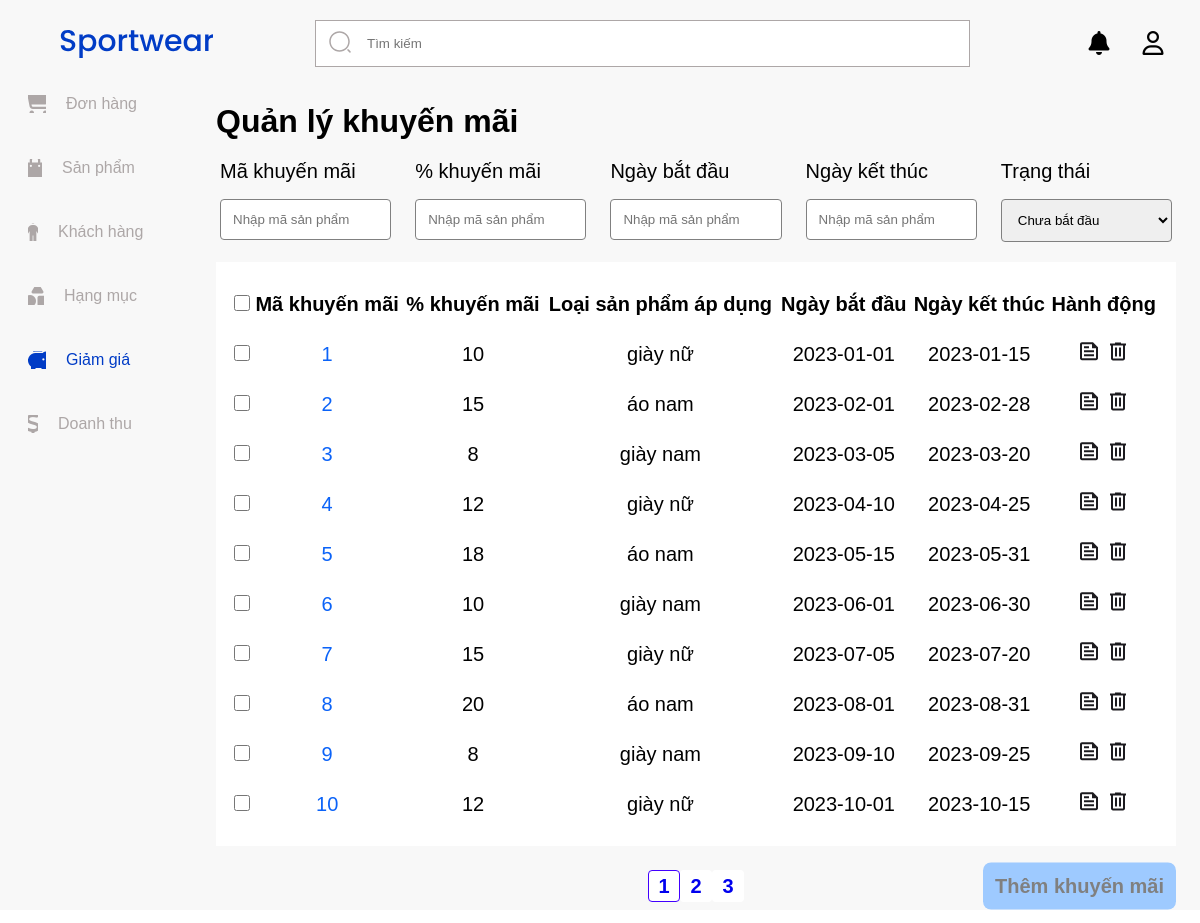
Screenshot of /pages/admin/coupons/index.php with the database file from the repository.
### tables this page shows
CREATE TABLE discounts
(
    id INT AUTO_INCREMENT PRIMARY KEY,
    begin_at DATE,
    end_at DATE,
    discount_percent INT
);

### db/connection.php (called while the page is built, shortened)
<?php
function connectDb() {
    $host = "localhost";
    $username = "root";
    $password = "";
    $dbname = "ecommerce-sportswear";
    $con = new mysqli($host, $username, $password, $dbname);
    $con->set_charset("utf8");
    return $con;
}
function execQuery($query)
{
    $conn = connectDb();
    $result = $conn->query($query);
    return $result;
}

### components/coupon-item/index.php (the view)
<?php
function CouponItem($id, $percent, $product_type, $start_date, $end_date)
{
    echo '
            <tr>
                <td class="cell-center" >
                    <input type="checkbox" name="check-one" />
                </td>
                <td class="cell-center" >' . $id . '</td>
                <td class="cell-center">' . $percent . '</td>
                <td class="list-container__name cell-center">' . $product_type . '</td>
                <td class="cell-center">' . $start_date . '</td>
                <td class="cell-center">' . $end_date . '</td>
                <td class="cell-center cell-action">
                    <a onclick="openUpdateModal()">
                        <img src="../../../assets/images/detail.svg" alt="customer infomation detail" />
                    </a>
                    <a onclick="deleteCoupon()">
                        <img src="../../../assets/images/delete.svg" alt="customer infomation delete" />
                    </a>
                </td>
            </tr>
        ';
}

### pages/admin/coupons/index.php (shortened to what this page needs)
<?php
include '../../../components/coupon-item/index.php';
include "../../../components/admin-sidebar/index.php";
?>
<!DOCTYPE html>
<html lang="en">
<head>
    <link rel="stylesheet" href="manage-coupon.css" />
    <link rel="stylesheet" hre f="./manage-coupon.css" />
    <link rel="stylesheet" href="../../../components/admin-sidebar/style.css">
    <link rel="stylesheet" href="./coupon-modal.css">
</head>
<body>
    <main class="container">
        <h1>Quản lý khuyến mãi</h1>
        <div class="search-customer">
            <div class="search-customer__card">
                <label for="coupon-id"> Mã khuyến mãi </label>
                <input class="search-customer__input-text" type="text" name="coupon-id" id="coupon-id" placeholder="Nhập mã sản phẩm" />
            </div>
            <div class="search-customer__card">
                <label for="coupon-percent"> % khuyến mãi </label>
                <input class="search-customer__input-text" type="text" name="percent-coupon" id="percent-coupon" placeholder="Nhập mã sản phẩm" />
            </div>
            <div class="search-customer__card">
                <label for="coupon-start-date"> Ngày bắt đầu </label>
                <input class="search-customer__input-text" type="text" name="coupon-start-date" id="coupon-start-date" placeholder="Nhập mã sản phẩm" />
            </div>
            <div class="search-customer__card">
                <label for="coupon-end-date"> Ngày kết thúc </label>
                <input class="search-customer__input-text" type="text" name="coupon-end-date" id="coupon-end-date" placeholder="Nhập mã sản phẩm" />
            </div>
            <div class="search-customer__card">
                <label for="coupon-status"> Trạng thái </label>
                <select class="search-customer__select" name="coupon-status" id="coupon-status">
                    <option value="pending">Chưa bắt đầu</option>
                </select>
            </div>
        </div>
        <div class="list-container">
            <table class="customers-table">
                <thead>
                    <tr>
                        <th>
                            <input type="checkbox" name="check-all" />
                        </th>
                        <th>Mã khuyến mãi</th>
                        <th class="">% khuyến mãi</th>
                        <th class="">Loại sản phẩm áp dụng</th>
                        <th class="">Ngày bắt đầu</th>
                        <th class="">Ngày kết thúc</th>
                        <th>Hành động</th>
                    </tr>
                </thead>
                <tbody>
                    <?php
                    include "../../../db/connection.php";
                    $query = "SELECT * FROM discounts";
                    $result = execQuery($query);
                    for ($i = 0; $i < $result->num_rows; $i++) {
                        $row = $result->fetch_assoc();
                        $options = ['giày nam', 'giày nữ', 'áo nam'];
                        if ($row["id"] % 3 == 0) {
                            $productType = $options[0];
                        } else if ($row["id"] % 3 == 1) {
                            $productType = $options[1];
                        } else {
                            $productType = $options[2];
                        }
                        CouponItem($row["id"], $row["discount_percent"], $productType, $row["begin_at"], $row["end_at"]);
                    }
                    ?>
                </tbody>
            </table>
        </div>
        <div class="customers-footer">
            <div class="pagination">
                <a class="active" href="#">1</a>
                <a href="#">2</a>
                <a href="#">3</a>
            </div>
            <button id="add-coupon-button"> Thêm khuyến mãi </button>
        </div>
    </main>
</body>
</html>

### pages/admin/coupons/manage-coupon.css (style rules this page uses)
div, main, section, article, body { box-sizing: border-box; padding: 0; margin: 0; overflow: hidden; --blue: #0B63F8; }
html, * { font-family: 'public sans', sans-serif; }
.container { width: 100%; height: 100%; display: flex; flex-direction: column; gap: 1rem; padding: 1rem 1.5rem 1rem 1rem; padding-bottom: 0rem; }
.search-customer { display: flex; flex-direction: row; gap: 1rem; font-size: 1.25rem; }
.search-customer__card { flex: 1; display: flex; flex-direction: column; padding: 0.25rem; gap: 1rem; }
.search-customer__input-text { padding: 0.75rem; border: 1px solid gray; border-radius: 0.25rem; }
.list-container { flex: 1; display: flex; flex-direction: column; background-color: white; font-size: 1.25rem; overflow-y: auto; }
.customers-table { padding: 1rem; }
.list-container input[type='checkbox'] { width: 1rem; height: 1rem; }
.list-container .cell-center { text-align: center; }
.list-container .list-container__name { max-width: 15rem; }
.search-customer__select { padding: 0.75rem; border: 1px solid gray; border-radius: 0.25rem; }
.search-customer__select option { padding: 0.75rem !important; border: 1px solid gray !important; border-radius: 0.25rem !important; }
.list-container .cell-action a { text-decoration: none; transition: opacity 0.25s; cursor: pointer; }
.list-container tr { height: 3rem; }
.list-container tbody tr td:nth-child(2) { color: var(--blue); }
.customers-footer { display: flex; position: relative; justify-content: center; align-items: center; gap: 1rem; font-size: 1.25rem; padding-top: 0.5rem; padding-bottom: 0.5rem; }
.customers-footer .pagination { display: flex; flex-direction: row; }
.customers-footer a { display: flex; align-items: center; justify-content: center; width: 2rem; height: 2rem; text-decoration: none; border-radius: 0.25rem; background-color: white; font-weight: bold; }
.customers-footer a.active { border: 1px solid #4200FF; }
.customers-footer button { position: absolute; background-color: #9ecaff; padding: 0.75rem; border: none; border-radius: 0.5rem; font-size: 1.25rem; font-weight: bold; top: 50%; right: 0; transform: translate(0%, -50%); cursor: pointer; transition: opacity 0.25s; color: gray; }

### components/admin-sidebar/style.css (style rules this page uses)
* { margin: 0; padding: 0; box-sizing: border-box; }
:root { --primary: #013CC6; --second: #ADA7A7; }

### rows the page displays
discounts: id "1", discount_percent "10", product_type "giày nữ", begin_at "2023-01-01", end_at "2023-01-15"
discounts: id "2", discount_percent "15", product_type "áo nam", begin_at "2023-02-01", end_at "2023-02-28"
discounts: id "3", discount_percent "8", product_type "giày nam", begin_at "2023-03-05", end_at "2023-03-20"
discounts: id "4", discount_percent "12", product_type "giày nữ", begin_at "2023-04-10", end_at "2023-04-25"
discounts: id "5", discount_percent "18", product_type "áo nam", begin_at "2023-05-15", end_at "2023-05-31"
discounts: id "6", discount_percent "10", product_type "giày nam", begin_at "2023-06-01", end_at "2023-06-30"
discounts: id "7", discount_percent "15", product_type "giày nữ", begin_at "2023-07-05", end_at "2023-07-20"
discounts: id "8", discount_percent "20", product_type "áo nam", begin_at "2023-08-01", end_at "2023-08-31"
discounts: id "9", discount_percent "8", product_type "giày nam", begin_at "2023-09-10", end_at "2023-09-25"
discounts: id "10", discount_percent "12", product_type "giày nữ", begin_at "2023-10-01", end_at "2023-10-15"
